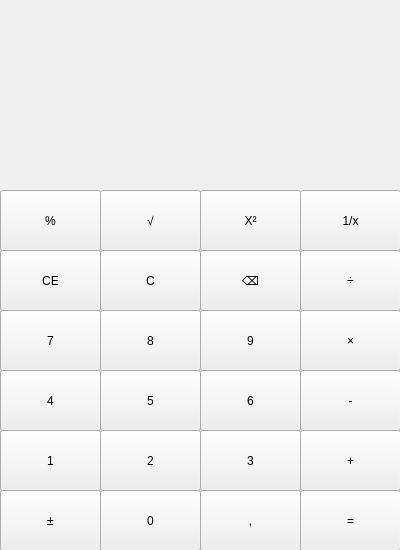
<?xml version="1.0" encoding="UTF-8"?>
<ui version="4.0">
 <class>Calc</class>
 <widget class="QMainWindow" name="Calc">
  <property name="geometry">
   <rect>
    <x>0</x>
    <y>0</y>
    <width>400</width>
    <height>550</height>
   </rect>
  </property>
  <property name="windowTitle">
   <string>Калькулятор</string>
  </property>
  <property name="toolTip">
   <string extracomment="ghhjhfh"/>
  </property>
  <property name="toolTipDuration">
   <number>-1</number>
  </property>
  <property name="statusTip">
   <string/>
  </property>
  <widget class="QWidget" name="centralwidget">
   <widget class="QPushButton" name="pushButton">
    <property name="geometry">
     <rect>
      <x>0</x>
      <y>190</y>
      <width>101</width>
      <height>61</height>
     </rect>
    </property>
    <property name="text">
     <string>%</string>
    </property>
   </widget>
   <widget class="QPushButton" name="pushButton_2">
    <property name="geometry">
     <rect>
      <x>100</x>
      <y>190</y>
      <width>101</width>
      <height>61</height>
     </rect>
    </property>
    <property name="text">
     <string>√</string>
    </property>
   </widget>
   <widget class="QPushButton" name="pushButton_3">
    <property name="geometry">
     <rect>
      <x>0</x>
      <y>310</y>
      <width>101</width>
      <height>61</height>
     </rect>
    </property>
    <property name="text">
     <string>7</string>
    </property>
   </widget>
   <widget class="QPushButton" name="pushButton_4">
    <property name="geometry">
     <rect>
      <x>300</x>
      <y>250</y>
      <width>101</width>
      <height>61</height>
     </rect>
    </property>
    <property name="text">
     <string>÷</string>
    </property>
   </widget>
   <widget class="QPushButton" name="pushButton_5">
    <property name="geometry">
     <rect>
      <x>200</x>
      <y>250</y>
      <width>101</width>
      <height>61</height>
     </rect>
    </property>
    <property name="text">
     <string>⌫</string>
    </property>
   </widget>
   <widget class="QPushButton" name="pushButton_6">
    <property name="geometry">
     <rect>
      <x>100</x>
      <y>250</y>
      <width>101</width>
      <height>61</height>
     </rect>
    </property>
    <property name="text">
     <string>C</string>
    </property>
   </widget>
   <widget class="QPushButton" name="pushButton_7">
    <property name="geometry">
     <rect>
      <x>0</x>
      <y>250</y>
      <width>101</width>
      <height>61</height>
     </rect>
    </property>
    <property name="text">
     <string>CE</string>
    </property>
   </widget>
   <widget class="QPushButton" name="pushButton_8">
    <property name="geometry">
     <rect>
      <x>300</x>
      <y>190</y>
      <width>101</width>
      <height>61</height>
     </rect>
    </property>
    <property name="text">
     <string>1/x</string>
    </property>
   </widget>
   <widget class="QPushButton" name="pushButton_9">
    <property name="geometry">
     <rect>
      <x>200</x>
      <y>190</y>
      <width>101</width>
      <height>61</height>
     </rect>
    </property>
    <property name="text">
     <string>X²</string>
    </property>
   </widget>
   <widget class="QPushButton" name="pushButton_10">
    <property name="geometry">
     <rect>
      <x>0</x>
      <y>430</y>
      <width>101</width>
      <height>61</height>
     </rect>
    </property>
    <property name="text">
     <string>1</string>
    </property>
   </widget>
   <widget class="QPushButton" name="pushButton_11">
    <property name="geometry">
     <rect>
      <x>300</x>
      <y>370</y>
      <width>101</width>
      <height>61</height>
     </rect>
    </property>
    <property name="text">
     <string>-</string>
    </property>
   </widget>
   <widget class="QPushButton" name="pushButton_12">
    <property name="geometry">
     <rect>
      <x>100</x>
      <y>370</y>
      <width>101</width>
      <height>61</height>
     </rect>
    </property>
    <property name="text">
     <string>5</string>
    </property>
   </widget>
   <widget class="QPushButton" name="pushButton_13">
    <property name="geometry">
     <rect>
      <x>200</x>
      <y>370</y>
      <width>101</width>
      <height>61</height>
     </rect>
    </property>
    <property name="text">
     <string>6</string>
    </property>
   </widget>
   <widget class="QPushButton" name="pushButton_14">
    <property name="geometry">
     <rect>
      <x>0</x>
      <y>370</y>
      <width>101</width>
      <height>61</height>
     </rect>
    </property>
    <property name="text">
     <string>4</string>
    </property>
   </widget>
   <widget class="QPushButton" name="pushButton_15">
    <property name="geometry">
     <rect>
      <x>300</x>
      <y>310</y>
      <width>101</width>
      <height>61</height>
     </rect>
    </property>
    <property name="text">
     <string>×</string>
    </property>
   </widget>
   <widget class="QPushButton" name="pushButton_16">
    <property name="geometry">
     <rect>
      <x>200</x>
      <y>310</y>
      <width>101</width>
      <height>61</height>
     </rect>
    </property>
    <property name="text">
     <string>9</string>
    </property>
   </widget>
   <widget class="QPushButton" name="pushButton_17">
    <property name="geometry">
     <rect>
      <x>100</x>
      <y>310</y>
      <width>101</width>
      <height>61</height>
     </rect>
    </property>
    <property name="text">
     <string>8</string>
    </property>
   </widget>
   <widget class="QPushButton" name="pushButton_18">
    <property name="geometry">
     <rect>
      <x>100</x>
      <y>430</y>
      <width>101</width>
      <height>61</height>
     </rect>
    </property>
    <property name="text">
     <string>2</string>
    </property>
   </widget>
   <widget class="QPushButton" name="pushButton_19">
    <property name="geometry">
     <rect>
      <x>300</x>
      <y>430</y>
      <width>101</width>
      <height>61</height>
     </rect>
    </property>
    <property name="text">
     <string>+</string>
    </property>
   </widget>
   <widget class="QPushButton" name="pushButton_20">
    <property name="geometry">
     <rect>
      <x>200</x>
      <y>430</y>
      <width>101</width>
      <height>61</height>
     </rect>
    </property>
    <property name="text">
     <string>3</string>
    </property>
   </widget>
   <widget class="QPushButton" name="pushButton_21">
    <property name="geometry">
     <rect>
      <x>300</x>
      <y>490</y>
      <width>101</width>
      <height>61</height>
     </rect>
    </property>
    <property name="text">
     <string>=</string>
    </property>
   </widget>
   <widget class="QPushButton" name="pushButton_22">
    <property name="geometry">
     <rect>
      <x>0</x>
      <y>490</y>
      <width>101</width>
      <height>61</height>
     </rect>
    </property>
    <property name="text">
     <string>±</string>
    </property>
   </widget>
   <widget class="QPushButton" name="pushButton_23">
    <property name="geometry">
     <rect>
      <x>100</x>
      <y>490</y>
      <width>101</width>
      <height>61</height>
     </rect>
    </property>
    <property name="text">
     <string>0</string>
    </property>
   </widget>
   <widget class="QPushButton" name="pushButton_24">
    <property name="geometry">
     <rect>
      <x>200</x>
      <y>490</y>
      <width>101</width>
      <height>61</height>
     </rect>
    </property>
    <property name="text">
     <string>,</string>
    </property>
   </widget>
   <widget class="QLabel" name="label">
    <property name="geometry">
     <rect>
      <x>0</x>
      <y>30</y>
      <width>401</width>
      <height>161</height>
     </rect>
    </property>
    <property name="layoutDirection">
     <enum>Qt::RightToLeft</enum>
    </property>
    <property name="autoFillBackground">
     <bool>false</bool>
    </property>
    <property name="text">
     <string/>
    </property>
   </widget>
  </widget>
 </widget>
 <resources/>
 <connections/>
</ui>
